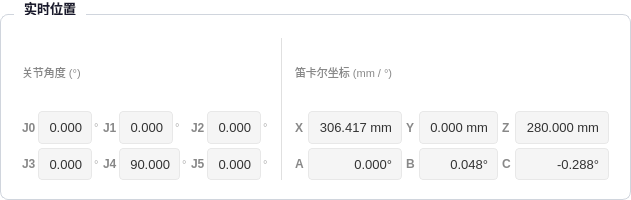
            <widget class="QGroupBox" name="positionGroupBox">
             <property name="minimumSize">
              <size>
               <width>0</width>
               <height>200</height>
              </size>
             </property>
             <property name="styleSheet">
              <string>QGroupBox{background:#ffffff;border:1px solid #d0d5dd;border-radius:8px;margin-top:14px;padding:12px 10px 8px 10px;font-weight:bold;font-size:13px;color:#1a1a2e;}
QGroupBox::title{subcontrol-origin:margin;left:14px;padding:0 8px;}</string>
             </property>
             <property name="title">
              <string>实时位置</string>
             </property>
             <layout class="QHBoxLayout" name="positionLayout">
              <property name="spacing">
               <number>12</number>
              </property>
              <item>
               <layout class="QVBoxLayout" name="jointSectionLayout">
                <property name="spacing">
                 <number>4</number>
                </property>
                <item>
                 <widget class="QLabel" name="jointSectionTitle">
                  <property name="styleSheet">
                   <string>color:#888;font-size:11px;border:none;background:transparent;font-weight:normal;</string>
                  </property>
                  <property name="text">
                   <string>关节角度 (°)</string>
                  </property>
                 </widget>
                </item>
                <item>
                 <layout class="QGridLayout" name="jointGridLayout">
           <property name="spacing"><number>4</number></property>
        <item row="0" column="0">
         <layout class="QHBoxLayout" name="jointCellJ0">
          <property name="spacing">
           <number>2</number>
          </property>
          <item>
                   <widget class="QLabel" name="labelJ0">
                    <property name="styleSheet">
                     <string>color:#888;font-size:12px;font-weight:bold;</string>
                    </property>
                    <property name="text">
                     <string>J0</string>
                    </property>
                   </widget>
                  </item>
          <item>
                   <widget class="QLabel" name="lblPosJ0">
                    <property name="styleSheet">
                     <string>font-family:Consolas,'Microsoft YaHei UI';font-size:13px;padding:2px 6px;color:#333;background:#f5f5f5;border:1px solid #e8e8e8;border-radius:4px;</string>
                    </property>
                    <property name="text">
                     <string>0.000</string>
                    </property>
                    <property name="alignment">
                     <set>Qt::AlignmentFlag::AlignRight|Qt::AlignmentFlag::AlignTrailing|Qt::AlignmentFlag::AlignVCenter</set>
                    </property>
                   </widget>
                  </item>
          <item>
                   <widget class="QLabel" name="unitJ0">
                    <property name="styleSheet">
                     <string>color:#aaa;font-size:11px;font-weight:normal;</string>
                    </property>
                    <property name="text">
                     <string>°</string>
                    </property>
                   </widget>
                  </item>
         </layout>
        </item>
        <item row="0" column="1">
         <layout class="QHBoxLayout" name="jointCellJ1">
          <property name="spacing">
           <number>2</number>
          </property>
          <item>
                   <widget class="QLabel" name="labelJ1">
                    <property name="styleSheet">
                     <string>color:#888;font-size:12px;font-weight:bold;</string>
                    </property>
                    <property name="text">
                     <string>J1</string>
                    </property>
                   </widget>
                  </item>
          <item>
                   <widget class="QLabel" name="lblPosJ1">
                    <property name="styleSheet">
                     <string>font-family:Consolas,'Microsoft YaHei UI';font-size:13px;padding:2px 6px;color:#333;background:#f5f5f5;border:1px solid #e8e8e8;border-radius:4px;</string>
                    </property>
                    <property name="text">
                     <string>0.000</string>
                    </property>
                    <property name="alignment">
                     <set>Qt::AlignmentFlag::AlignRight|Qt::AlignmentFlag::AlignTrailing|Qt::AlignmentFlag::AlignVCenter</set>
                    </property>
                   </widget>
                  </item>
          <item>
                   <widget class="QLabel" name="unitJ1">
                    <property name="styleSheet">
                     <string>color:#aaa;font-size:11px;font-weight:normal;</string>
                    </property>
                    <property name="text">
                     <string>°</string>
                    </property>
                   </widget>
                  </item>
         </layout>
        </item>
        <item row="0" column="2">
         <layout class="QHBoxLayout" name="jointCellJ2">
          <property name="spacing">
           <number>2</number>
          </property>
          <item>
                   <widget class="QLabel" name="labelJ2">
                    <property name="styleSheet">
                     <string>color:#888;font-size:12px;font-weight:bold;</string>
                    </property>
                    <property name="text">
                     <string>J2</string>
                    </property>
                   </widget>
                  </item>
          <item>
                   <widget class="QLabel" name="lblPosJ2">
                    <property name="styleSheet">
                     <string>font-family:Consolas,'Microsoft YaHei UI';font-size:13px;padding:2px 6px;color:#333;background:#f5f5f5;border:1px solid #e8e8e8;border-radius:4px;</string>
                    </property>
                    <property name="text">
                     <string>0.000</string>
                    </property>
                    <property name="alignment">
                     <set>Qt::AlignmentFlag::AlignRight|Qt::AlignmentFlag::AlignTrailing|Qt::AlignmentFlag::AlignVCenter</set>
                    </property>
                   </widget>
                  </item>
          <item>
                   <widget class="QLabel" name="unitJ2">
                    <property name="styleSheet">
                     <string>color:#aaa;font-size:11px;font-weight:normal;</string>
                    </property>
                    <property name="text">
                     <string>°</string>
                    </property>
                   </widget>
                  </item>
         </layout>
        </item>
        <item row="1" column="0">
         <layout class="QHBoxLayout" name="jointCellJ3">
          <property name="spacing">
           <number>2</number>
          </property>
          <item>
                   <widget class="QLabel" name="labelJ3">
                    <property name="styleSheet">
                     <string>color:#888;font-size:12px;font-weight:bold;</string>
                    </property>
                    <property name="text">
                     <string>J3</string>
                    </property>
                   </widget>
                  </item>
          <item>
                   <widget class="QLabel" name="lblPosJ3">
                    <property name="styleSheet">
                     <string>font-family:Consolas,'Microsoft YaHei UI';font-size:13px;padding:2px 6px;color:#333;background:#f5f5f5;border:1px solid #e8e8e8;border-radius:4px;</string>
                    </property>
                    <property name="text">
                     <string>0.000</string>
                    </property>
                    <property name="alignment">
                     <set>Qt::AlignmentFlag::AlignRight|Qt::AlignmentFlag::AlignTrailing|Qt::AlignmentFlag::AlignVCenter</set>
                    </property>
                   </widget>
                  </item>
          <item>
                   <widget class="QLabel" name="unitJ3">
                    <property name="styleSheet">
                     <string>color:#aaa;font-size:11px;font-weight:normal;</string>
                    </property>
                    <property name="text">
                     <string>°</string>
                    </property>
                   </widget>
                  </item>
         </layout>
        </item>
        <item row="1" column="1">
         <layout class="QHBoxLayout" name="jointCellJ4">
          <property name="spacing">
           <number>2</number>
          </property>
          <item>
                   <widget class="QLabel" name="labelJ4">
                    <property name="styleSheet">
                     <string>color:#888;font-size:12px;font-weight:bold;</string>
                    </property>
                    <property name="text">
                     <string>J4</string>
                    </property>
                   </widget>
                  </item>
          <item>
                   <widget class="QLabel" name="lblPosJ4">
                    <property name="styleSheet">
                     <string>font-family:Consolas,'Microsoft YaHei UI';font-size:13px;padding:2px 6px;color:#333;background:#f5f5f5;border:1px solid #e8e8e8;border-radius:4px;</string>
                    </property>
                    <property name="text">
                     <string>90.000</string>
                    </property>
                    <property name="alignment">
                     <set>Qt::AlignmentFlag::AlignRight|Qt::AlignmentFlag::AlignTrailing|Qt::AlignmentFlag::AlignVCenter</set>
                    </property>
                   </widget>
                  </item>
          <item>
                   <widget class="QLabel" name="unitJ4">
                    <property name="styleSheet">
                     <string>color:#aaa;font-size:11px;font-weight:normal;</string>
                    </property>
                    <property name="text">
                     <string>°</string>
                    </property>
                   </widget>
                  </item>
         </layout>
        </item>
        <item row="1" column="2">
         <layout class="QHBoxLayout" name="jointCellJ5">
          <property name="spacing">
           <number>2</number>
          </property>
          <item>
                   <widget class="QLabel" name="labelJ5">
                    <property name="styleSheet">
                     <string>color:#888;font-size:12px;font-weight:bold;</string>
                    </property>
                    <property name="text">
                     <string>J5</string>
                    </property>
                   </widget>
                  </item>
          <item>
                   <widget class="QLabel" name="lblPosJ5">
                    <property name="styleSheet">
                     <string>font-family:Consolas,'Microsoft YaHei UI';font-size:13px;padding:2px 6px;color:#333;background:#f5f5f5;border:1px solid #e8e8e8;border-radius:4px;</string>
                    </property>
                    <property name="text">
                     <string>0.000</string>
                    </property>
                    <property name="alignment">
                     <set>Qt::AlignmentFlag::AlignRight|Qt::AlignmentFlag::AlignTrailing|Qt::AlignmentFlag::AlignVCenter</set>
                    </property>
                   </widget>
                  </item>
          <item>
                   <widget class="QLabel" name="unitJ5">
                    <property name="styleSheet">
                     <string>color:#aaa;font-size:11px;font-weight:normal;</string>
                    </property>
                    <property name="text">
                     <string>°</string>
                    </property>
                   </widget>
                  </item>
         </layout>
        </item>
     </layout>
                </item>
               </layout>
              </item>
              <item>
               <widget class="QFrame" name="frame_0">
                <property name="styleSheet">
                 <string>color:#e0e0e0;</string>
                </property>
                <property name="frameShape">
                 <enum>QFrame::Shape::VLine</enum>
                </property>
               </widget>
              </item>
              <item>
               <layout class="QVBoxLayout" name="cartSectionLayout">
                <property name="spacing">
                 <number>4</number>
                </property>
                <item>
                 <widget class="QLabel" name="cartSectionTitle">
                  <property name="styleSheet">
                   <string>color:#888;font-size:11px;border:none;background:transparent;font-weight:normal;</string>
                  </property>
                  <property name="text">
                   <string>笛卡尔坐标 (mm / °)</string>
                  </property>
                 </widget>
                </item>
                <item>
                 <layout class="QGridLayout" name="cartGridLayout">
                  <property name="spacing">
                   <number>4</number>
                  </property>
                  <item row="0" column="0">
                   <widget class="QLabel" name="labelCartX">
                    <property name="styleSheet">
                     <string>color:#888;font-size:12px;font-weight:bold;</string>
                    </property>
                    <property name="text">
                     <string>X</string>
                    </property>
                   </widget>
                  </item>
                  <item row="0" column="1">
                   <widget class="QLabel" name="lblPosCartX">
                    <property name="styleSheet">
                     <string>font-family:Consolas,'Microsoft YaHei UI';font-size:13px;padding:2px 6px;color:#333;background:#f5f5f5;border:1px solid #e8e8e8;border-radius:4px;</string>
                    </property>
                    <property name="text">
                     <string>306.417 mm</string>
                    </property>
                    <property name="alignment">
                     <set>Qt::AlignmentFlag::AlignRight|Qt::AlignmentFlag::AlignTrailing|Qt::AlignmentFlag::AlignVCenter</set>
                    </property>
                   </widget>
                  </item>
                  <item row="0" column="2">
                   <widget class="QLabel" name="labelCartY">
                    <property name="styleSheet">
                     <string>color:#888;font-size:12px;font-weight:bold;</string>
                    </property>
                    <property name="text">
                     <string>Y</string>
                    </property>
                   </widget>
                  </item>
                  <item row="0" column="3">
                   <widget class="QLabel" name="lblPosCartY">
                    <property name="styleSheet">
                     <string>font-family:Consolas,'Microsoft YaHei UI';font-size:13px;padding:2px 6px;color:#333;background:#f5f5f5;border:1px solid #e8e8e8;border-radius:4px;</string>
                    </property>
                    <property name="text">
                     <string>0.000 mm</string>
                    </property>
                    <property name="alignment">
                     <set>Qt::AlignmentFlag::AlignRight|Qt::AlignmentFlag::AlignTrailing|Qt::AlignmentFlag::AlignVCenter</set>
                    </property>
                   </widget>
                  </item>
                  <item row="0" column="4">
                   <widget class="QLabel" name="labelCartZ">
                    <property name="styleSheet">
                     <string>color:#888;font-size:12px;font-weight:bold;</string>
                    </property>
                    <property name="text">
                     <string>Z</string>
                    </property>
                   </widget>
                  </item>
                  <item row="0" column="5">
                   <widget class="QLabel" name="lblPosCartZ">
                    <property name="styleSheet">
                     <string>font-family:Consolas,'Microsoft YaHei UI';font-size:13px;padding:2px 6px;color:#333;background:#f5f5f5;border:1px solid #e8e8e8;border-radius:4px;</string>
                    </property>
                    <property name="text">
                     <string>280.000 mm</string>
                    </property>
                    <property name="alignment">
                     <set>Qt::AlignmentFlag::AlignRight|Qt::AlignmentFlag::AlignTrailing|Qt::AlignmentFlag::AlignVCenter</set>
                    </property>
                   </widget>
                  </item>
                  <item row="1" column="0">
                   <widget class="QLabel" name="labelCartRx">
                    <property name="styleSheet">
                     <string>color:#888;font-size:12px;font-weight:bold;</string>
                    </property>
                    <property name="text">
                     <string>A</string>
                    </property>
                   </widget>
                  </item>
                  <item row="1" column="1">
                   <widget class="QLabel" name="lblPosCartRx">
                    <property name="styleSheet">
                     <string>font-family:Consolas,'Microsoft YaHei UI';font-size:13px;padding:2px 6px;color:#333;background:#f5f5f5;border:1px solid #e8e8e8;border-radius:4px;</string>
                    </property>
                    <property name="text">
                     <string>0.000°</string>
                    </property>
                    <property name="alignment">
                     <set>Qt::AlignmentFlag::AlignRight|Qt::AlignmentFlag::AlignTrailing|Qt::AlignmentFlag::AlignVCenter</set>
                    </property>
                   </widget>
                  </item>
                  <item row="1" column="2">
                   <widget class="QLabel" name="labelCartRy">
                    <property name="styleSheet">
                     <string>color:#888;font-size:12px;font-weight:bold;</string>
                    </property>
                    <property name="text">
                     <string>B</string>
                    </property>
                   </widget>
                  </item>
                  <item row="1" column="3">
                   <widget class="QLabel" name="lblPosCartRy">
                    <property name="styleSheet">
                     <string>font-family:Consolas,'Microsoft YaHei UI';font-size:13px;padding:2px 6px;color:#333;background:#f5f5f5;border:1px solid #e8e8e8;border-radius:4px;</string>
                    </property>
                    <property name="text">
                     <string>0.048°</string>
                    </property>
                    <property name="alignment">
                     <set>Qt::AlignmentFlag::AlignRight|Qt::AlignmentFlag::AlignTrailing|Qt::AlignmentFlag::AlignVCenter</set>
                    </property>
                   </widget>
                  </item>
                  <item row="1" column="4">
                   <widget class="QLabel" name="labelCartRz">
                    <property name="styleSheet">
                     <string>color:#888;font-size:12px;font-weight:bold;</string>
                    </property>
                    <property name="text">
                     <string>C</string>
                    </property>
                   </widget>
                  </item>
                  <item row="1" column="5">
                   <widget class="QLabel" name="lblPosCartRz">
                    <property name="styleSheet">
                     <string>font-family:Consolas,'Microsoft YaHei UI';font-size:13px;padding:2px 6px;color:#333;background:#f5f5f5;border:1px solid #e8e8e8;border-radius:4px;</string>
                    </property>
                    <property name="text">
                     <string>-0.288°</string>
                    </property>
                    <property name="alignment">
                     <set>Qt::AlignmentFlag::AlignRight|Qt::AlignmentFlag::AlignTrailing|Qt::AlignmentFlag::AlignVCenter</set>
                    </property>
                   </widget>
                  </item>
                 </layout>
                </item>
               </layout>
              </item>
             </layout>
            </widget>
